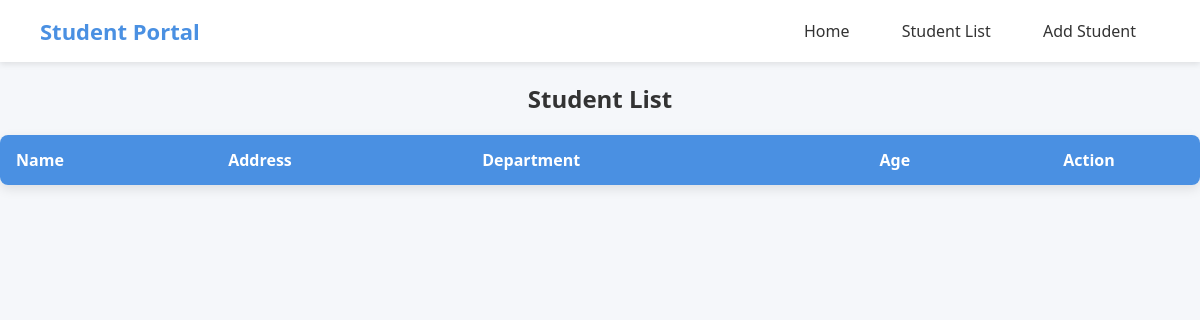
/studentlist/, run on an earlier commit of the app's database.
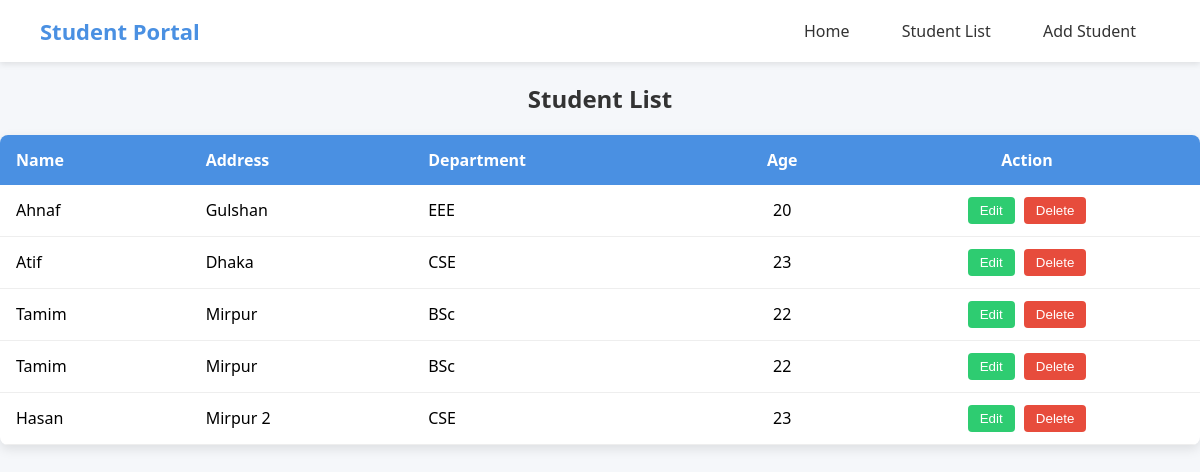
And on a later commit of the database.
### studentApp/models.py (models this page shows)
class studentModel(models.Model):
    StudentName = models.CharField(max_length=100)
    StudentAddress = models.TextField(max_length=200)
    StudentDepartment = models.CharField(max_length=100)
    StudentAge = models.IntegerField()

### studentProject/views.py (the view)
# urls.py: path('studentlist/', studentListPage, name = 'studentListPage'),
def studentListPage(request):
    context ={
        'students': studentModel.objects.all()
    }
    return render(request, 'studentList.html', context)

### Template/studentList.html
{% extends 'master.html' %}
{% block body %}
   <h2 style="text-align: center; color: #333;">Student List</h2>
  <table style="width: 100%; border-collapse: collapse; background-color: #ffffff; border-radius: 8px; overflow: hidden; box-shadow: 0 4px 12px rgba(0,0,0,0.1);">
    <thead>
      <tr style="background-color: #4a90e2; color: #fff;">
        <th style="padding: 14px 16px; text-align: left;">Name</th>
        <th style="padding: 14px 16px; text-align: left;">Address</th>
        <th style="padding: 14px 16px; text-align: left;">Department</th>
        <th style="padding: 14px 16px; text-align: center;">Age</th>
        <th style="padding: 14px 16px; text-align: center;">Action</th>
      </tr>
    </thead>
    <tbody>
      {% for i in students %}
      <tr style="border-bottom: 1px solid #eee;">
        <td style="padding: 12px 16px;">{{i.StudentName}}</td>
        <td style="padding: 12px 16px;">{{i.StudentAddress}}</td>
        <td style="padding: 12px 16px;">{{i.StudentDepartment}}</td>
        <td style="padding: 12px 16px; text-align: center;">{{i.StudentAge}}</td>
        <td style="padding: 12px 16px; text-align: center;">
          <button style="padding: 6px 12px; background-color: #2ecc71; color: white; border: none; border-radius: 4px; cursor: pointer; margin-right: 5px;"
                  onmouseover="this.style.backgroundColor='#27ae60';"
                  onmouseout="this.style.backgroundColor='#2ecc71';">
            Edit
          </button>
          <button style="padding: 6px 12px; background-color: #e74c3c; color: white; border: none; border-radius: 4px; cursor: pointer;"
                  onmouseover="this.style.backgroundColor='#c0392b';"
                  onmouseout="this.style.backgroundColor='#e74c3c';">
            Delete
          </button>
        </td>
      </tr>
      {% endfor %}
    </tbody>
  </table>
{% endblock body %}

### Template/master.html (shortened to what this page needs)
<!DOCTYPE html>
<html lang="en">
<head>
</head>
<body style="margin: 0; font-family: 'Segoe UI', Tahoma, Geneva, Verdana, sans-serif; background-color: #f5f7fa;">
  <div style="background-color: #ffffff; padding: 16px 40px; box-shadow: 0 2px 6px rgba(0,0,0,0.1); display: flex; justify-content: space-between; align-items: center; position: sticky; top: 0; z-index: 1000;">
    <div style="font-size: 22px; font-weight: 700; color: #4a90e2;">Student Portal</div>
    <div>
      <a href="{% url 'homePage' %}" style="margin: 0 12px; text-decoration: none; color: #333; font-weight: 500; padding: 8px 12px; border-radius: 6px;"
         onmouseover="this.style.backgroundColor='#f0f0f0';"
         onmouseout="this.style.backgroundColor='transparent';">Home</a>
      <a href="{% url 'studentListPage' %}" style="margin: 0 12px; text-decoration: none; color: #333; font-weight: 500; padding: 8px 12px; border-radius: 6px;"
         onmouseover="this.style.backgroundColor='#f0f0f0';"
         onmouseout="this.style.backgroundColor='transparent';">Student List</a>
      <a href="{% url 'addStudentPage' %}" style="margin: 0 12px; text-decoration: none; color: #333; font-weight: 500; padding: 8px 12px; border-radius: 6px;"
         onmouseover="this.style.backgroundColor='#f0f0f0';"
         onmouseout="this.style.backgroundColor='transparent';">Add Student</a>
    </div>
  </div>
  {% block body %}
  {% endblock body %}
</body>
</html>

What changed in the data, as far as the page shows it:
added studentModel: StudentName "Ahnaf", StudentAddress "Gulshan", StudentDepartment "EEE", StudentAge "20"
added studentModel: StudentName "Atif", StudentAddress "Dhaka", StudentDepartment "CSE", StudentAge "23"
added studentModel: StudentName "Tamim", StudentAddress "Mirpur", StudentDepartment "BSc", StudentAge "22"
added studentModel: StudentName "Tamim", StudentAddress "Mirpur", StudentDepartment "BSc", StudentAge "22"
added studentModel: StudentName "Hasan", StudentAddress "Mirpur 2", StudentDepartment "CSE", StudentAge "23"
